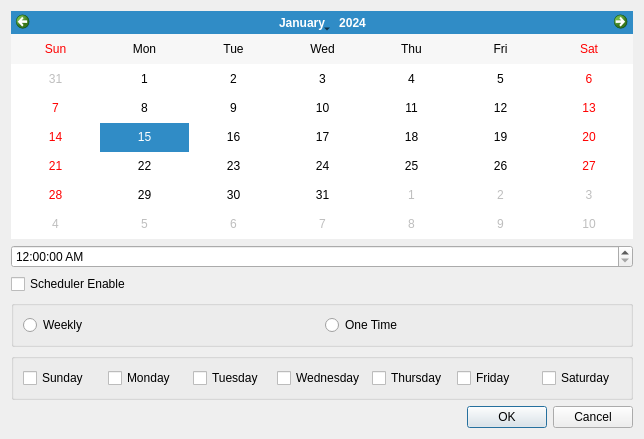
<?xml version="1.0" encoding="UTF-8"?>
<ui version="4.0">
 <class>SchedulerClass</class>
 <widget class="QDialog" name="SchedulerClass">
  <property name="geometry">
   <rect>
    <x>0</x>
    <y>0</y>
    <width>644</width>
    <height>439</height>
   </rect>
  </property>
  <property name="windowTitle">
   <string>Dialog</string>
  </property>
  <layout class="QVBoxLayout" name="verticalLayout">
   <item>
    <widget class="QCalendarWidget" name="calendarWidget">
     <property name="firstDayOfWeek">
      <enum>Qt::Sunday</enum>
     </property>
     <property name="horizontalHeaderFormat">
      <enum>QCalendarWidget::ShortDayNames</enum>
     </property>
     <property name="verticalHeaderFormat">
      <enum>QCalendarWidget::NoVerticalHeader</enum>
     </property>
    </widget>
   </item>
   <item>
    <widget class="QTimeEdit" name="timeEdit">
     <property name="displayFormat">
      <string>h:mm:ss AP</string>
     </property>
    </widget>
   </item>
   <item>
    <widget class="QCheckBox" name="scheduler_checkBox">
     <property name="text">
      <string>Scheduler Enable</string>
     </property>
    </widget>
   </item>
   <item>
    <widget class="QGroupBox" name="radio_groupBox">
     <property name="title">
      <string/>
     </property>
     <layout class="QHBoxLayout" name="horizontalLayout_2">
      <item>
       <widget class="QRadioButton" name="weekly_radioButton">
        <property name="text">
         <string>Weekly</string>
        </property>
       </widget>
      </item>
      <item>
       <widget class="QRadioButton" name="oneTime_radioButton">
        <property name="text">
         <string>One Time</string>
        </property>
       </widget>
      </item>
     </layout>
    </widget>
   </item>
   <item>
    <widget class="QGroupBox" name="weekDay_groupBox">
     <property name="title">
      <string/>
     </property>
     <layout class="QHBoxLayout" name="horizontalLayout">
      <item>
       <widget class="QCheckBox" name="sunday_checkBox">
        <property name="text">
         <string>Sunday</string>
        </property>
       </widget>
      </item>
      <item>
       <widget class="QCheckBox" name="monday_checkBox">
        <property name="text">
         <string>Monday</string>
        </property>
       </widget>
      </item>
      <item>
       <widget class="QCheckBox" name="tuesday_checkBox">
        <property name="text">
         <string>Tuesday</string>
        </property>
       </widget>
      </item>
      <item>
       <widget class="QCheckBox" name="wednesday_checkBox">
        <property name="text">
         <string>Wednesday</string>
        </property>
       </widget>
      </item>
      <item>
       <widget class="QCheckBox" name="thursday_checkBox">
        <property name="text">
         <string>Thursday</string>
        </property>
       </widget>
      </item>
      <item>
       <widget class="QCheckBox" name="friday_checkBox">
        <property name="text">
         <string>Friday</string>
        </property>
       </widget>
      </item>
      <item>
       <widget class="QCheckBox" name="saturday_checkBox">
        <property name="text">
         <string>Saturday</string>
        </property>
       </widget>
      </item>
     </layout>
    </widget>
   </item>
   <item>
    <widget class="QDialogButtonBox" name="buttonBox">
     <property name="orientation">
      <enum>Qt::Horizontal</enum>
     </property>
     <property name="standardButtons">
      <set>QDialogButtonBox::Cancel|QDialogButtonBox::Ok</set>
     </property>
    </widget>
   </item>
  </layout>
 </widget>
 <resources/>
 <connections/>
</ui>
